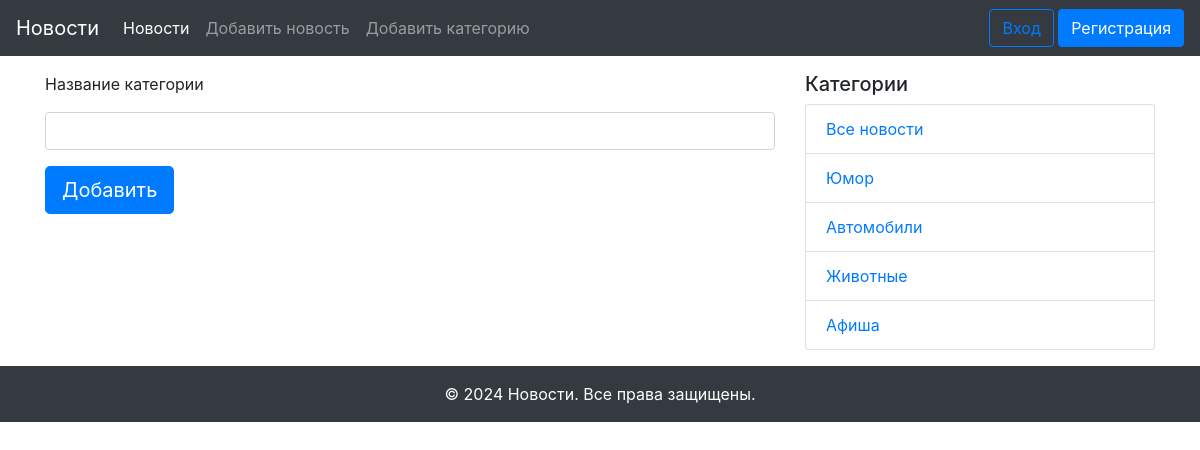
Page /add_category on the committed database.
### app/models.py (models this page shows, shortened)
class Category(db.Model):
    id = db.Column(db.Integer, primary_key=True)
    title = db.Column(db.String(255), nullable=False)
    news = db.relationship('News', back_populates='category')

### app/views.py (the view)
@app.route('/add_category',methods=['GET', 'POST'])
def add_category():
    categories = Category.query.all()
    form = CategoryForm()
    if form.validate_on_submit():
        category = Category()
        category.title = form.title.data
        db.session.add(category)
        db.session.commit()
        return redirect(url_for('index'))
    return render_template('add_category.html', form=form,categories=categories)

### app/forms.py
class CategoryForm(FlaskForm):
    title = StringField("Название категории", validators=[DataRequired()])
    submit = SubmitField('Добавить')

### app/templates/add_category.html (shortened to what this page needs)
{% extends 'base.html'%}
{% block content %}
<form method='POST' action="" novalidate>
    <div class="form-group">
        <label>{{form.title.label}}</label>
        {{form.title(class='form-control')}}
    </div>
    {{form.submit(class="btn btn-primary btn-lg")}}
</form>
{% endblock content %}

### app/templates/side_navigation.html
        <div class="col-md-4">
          <h5>Категории</h5>
          <ul class="list-group">
            <li class="list-group-item"><a href="{{url_for('index')}}">Все новости</a></li>
            {%for category in categories%}
              <li class="list-group-item"><a href="{{url_for('category', id=category.id)}}">{{category.title}}</a></li>
            {%endfor%}
          </ul>
        </div>

### rows in the picture
Category: title "Юмор"
Category: title "Автомобили"
Category: title "Животные"
Category: title "Афиша"
